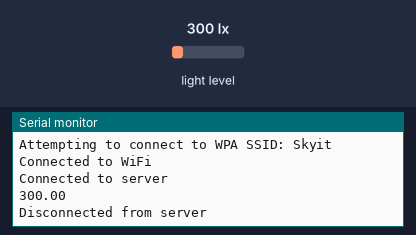
Bench run of a sketch on a simulated Arduino MKR. Shown: the last lines printed to the serial monitor. The test bench sets the inputs (shaded band); at power-on: light level 300 lx. WiFi joins after 1.5 s; servers stay silent unless stated; web services answer with replies made up by the test bench.

Above: at 12.9 s.
13.0 s: light level set to 40 lx
At 14.3 s:
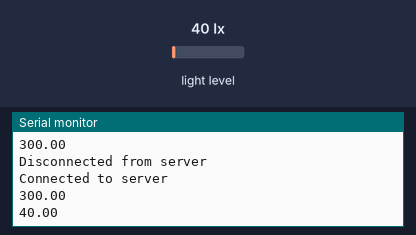
14.5 s: light level set to 500 lx
At 16.0 s:
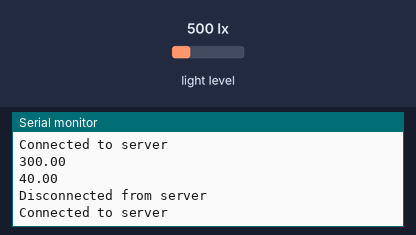
Timing chart, 0 to 17.5 s (numbered marks = the images above; inputs shaded):
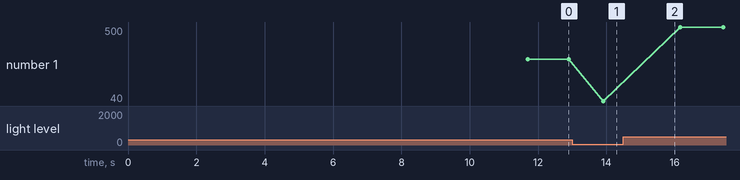

The sketch:

lightsketch.ino
```cpp
#include <SPI.h>
#include <WiFiNINA.h>
#include <Wire.h>
#include <BH1750.h>

BH1750 GY30; // instantiate a sensor event object


#include "Secret.h"
// Please enter your sensitive data in the Secret tab/arduino_secrets.h
char ssid[] = SECRET_SSID;        // Your network SSID (name)
char pass[] = SECRET_PASS;    // Your network password (use for WPA, or use as key for WEP)
int status = WL_IDLE_STATUS;     // The WiFi radio's status
WiFiClient  client;

//defines IFTTT event webhook listeners
char   HOST_NAME[] = "maker.ifttt.com";
String PATH_NAME   = "/trigger/Sunlight-detected-over-terranium/with/key/bWL5vFJUyBZMaaYxHoKZx6"; // change your EVENT-NAME and YOUR-KEY
String queryString = "?value1=57&value2=25";
char   HOST_NAME1[] = "maker.ifttt.com";
String PATH_NAME1   = "/trigger/sun-off-terrarium/with/key/bWL5vFJUyBZMaaYxHoKZx6"; // change your EVENT-NAME and YOUR-KEY


void setup() {
  Serial.begin(9600);

  // Attempt to connect to WiFi network:
  while (status != WL_CONNECTED) {
    Serial.print("Attempting to connect to WPA SSID: ");
    Serial.println(ssid);
    // Connect to WPA/WPA2 network:
    status = WiFi.begin(ssid, pass);
    // Wait 10 seconds for connection:
    delay(10000);
  }
  Serial.println("Connected to WiFi");

    Wire.begin(); // Initialize the I2C bus for use by the BH1750 library
  GY30.begin(); // Initialize the sensor object

if (client.connect(HOST_NAME, 80)) {
    // if connected:
    Serial.println("Connected to server");
  }
  else {// if not connected:
    Serial.println("connection failed");
  }

}


bool aboveThresholdNotified = false; // Flag to track if notification for lux > 300 has been sent
bool belowThresholdNotified = false; // Flag to track if notification for lux < 300 has been sent

void loop() {
  float lux = GY30.readLightLevel(); // read the light level from the sensor and store it in a variable
  Serial.println(lux); // print the data to the serial monitor
  delay(1000); // Pause for a second before repeating the sensor poll

  if (lux >= 300.00) { // Send trigger if lux exceeds 300.00
    if (!aboveThresholdNotified) { // Check if notification has not been sent yet
      aboveThresholdNotified = true; // Set the flag to indicate notification sent
      belowThresholdNotified = false; // Reset the flag for below threshold notification

      // Disconnect from the server to allow new trigger
      if (client.connected()) {
        client.stop();
        Serial.println("Disconnected from server");
      }

      // Attempt to reconnect to the server
      if (client.connect(HOST_NAME, 80)) {
        Serial.println("Connected to server");
      } else {
        Serial.println("Connection failed");
      }

      // make a HTTP request for lux > 300 notification:
      // send HTTP header
      client.println("GET " + PATH_NAME + queryString + " HTTP/1.1");
      client.println("Host: " + String(HOST_NAME));
      client.println("Connection: close");
      client.println(); // end HTTP header
    }
  } else { // lux < 300
    if (!belowThresholdNotified) { // Check if notification has not been sent yet
      belowThresholdNotified = true; // Set the flag to indicate notification sent
      aboveThresholdNotified = false; // Reset the flag for above threshold notification

      // Disconnect from the server to allow new trigger
      if (client.connected()) {
        client.stop();
        Serial.println("Disconnected from server");
      }

      // Attempt to reconnect to the server
      if (client.connect(HOST_NAME, 80)) {
        Serial.println("Connected to server");
      } else {
        Serial.println("Connection failed");
      }

      // make a HTTP request for lux < 300 notification:
      // send HTTP header
      client.println("GET " + PATH_NAME1 + queryString + " HTTP/1.1");
      client.println("Host: " + String(HOST_NAME1));
      client.println("Connection: close");
      client.println(); // end HTTP header

    delay(1000);

  }
  }
}
```

Secret.h
```cpp
#define SECRET_SSID "Skyit"
#define SECRET_PASS "password"
```

Measured:
- after the input at 13.0 s, the serial monitor: prints a new line after 0.90 s (image 1)
- plotted number 1: 300 → 40 after the input at 13.0 s, 40 → 500 after the input at 14.5 s
